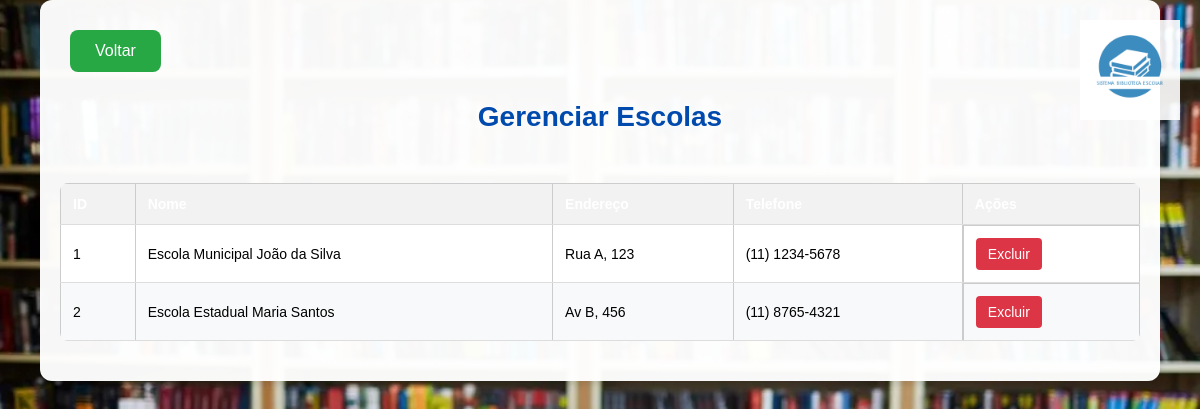
/gerenciar_escolas (signed in), run on an earlier commit of the app's database.
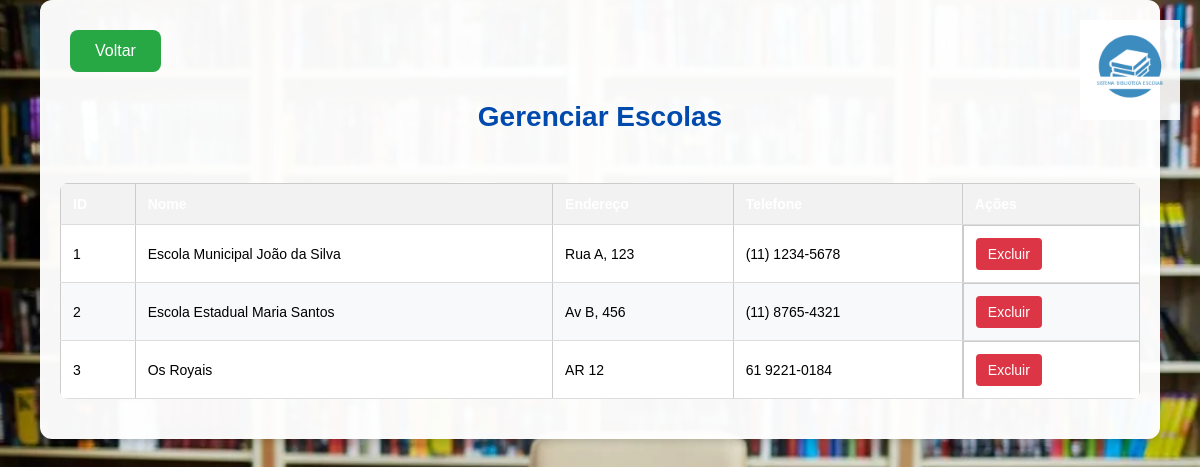
And on a later commit of the database.
### tables this page shows
CREATE TABLE escolas (
    id INTEGER PRIMARY KEY AUTOINCREMENT,
    nome TEXT NOT NULL,
    endereco TEXT,
    telefone TEXT
);

### app.py (the view)
@app.route('/gerenciar_escolas')
def gerenciar_escolas():
    if 'usuario_cpf' not in session:
        return redirect(url_for('login'))
    if session.get('tipo_usuario') != 'super_admin':
        flash('Apenas o administrador geral pode gerenciar escolas!', 'error')
        return redirect(url_for('index'))
    conn = get_db_connection()
    escolas = conn.execute('SELECT * FROM escolas').fetchall()
    conn.close()
    return render_template('gerenciar_escolas.html', escolas=escolas)

### app.py (called while the page is built)
def get_db_connection():
    conn = sqlite3.connect('database.db')
    conn.row_factory = sqlite3.Row
    return conn

### templates/gerenciar_escolas.html (shortened to what this page needs)
<!DOCTYPE html>
<html lang="pt-br">
<head>
    <link rel="stylesheet" href="{{ url_for('static', filename='style.css') }}">
</head>
<body>
    <div class="logo-container">
        <img src="{{ url_for('static', filename='logosbe.png') }}" alt="Logo Sistema Biblioteca Escolar">
    </div>
    <div class="container">
        <a href="{{ url_for('index') }}" class="back-button">Voltar</a>
        <h1>Gerenciar Escolas</h1>
        <div class="table-container">
            <table>
                <thead>
                    <tr>
                        <th>ID</th>
                        <th>Nome</th>
                        <th>Endereço</th>
                        <th>Telefone</th>
                        <th>Ações</th>
                    </tr>
                </thead>
                <tbody>
                    {% for escola in escolas %}
                    <tr>
                        <td>{{ escola.id }}</td>
                        <td>{{ escola.nome }}</td>
                        <td>{{ escola.endereco }}</td>
                        <td>{{ escola.telefone }}</td>
                        <td class="action-buttons">
                            <a href="{{ url_for('excluir_escola', id=escola.id) }}"
                               class="delete-button"
                               onclick="return confirm('Tem certeza que deseja excluir esta escola? Esta ação não pode ser desfeita e excluirá todos os dados relacionados à escola.')">
                                Excluir
                            </a>
                        </td>
                    </tr>
                    {% endfor %}
                </tbody>
            </table>
        </div>
    </div>
</body>
</html>

What changed in the data, as far as the page shows it:
added escolas: id "3", nome "Os Royais", endereco "AR 12", telefone "61 9221-0184"
